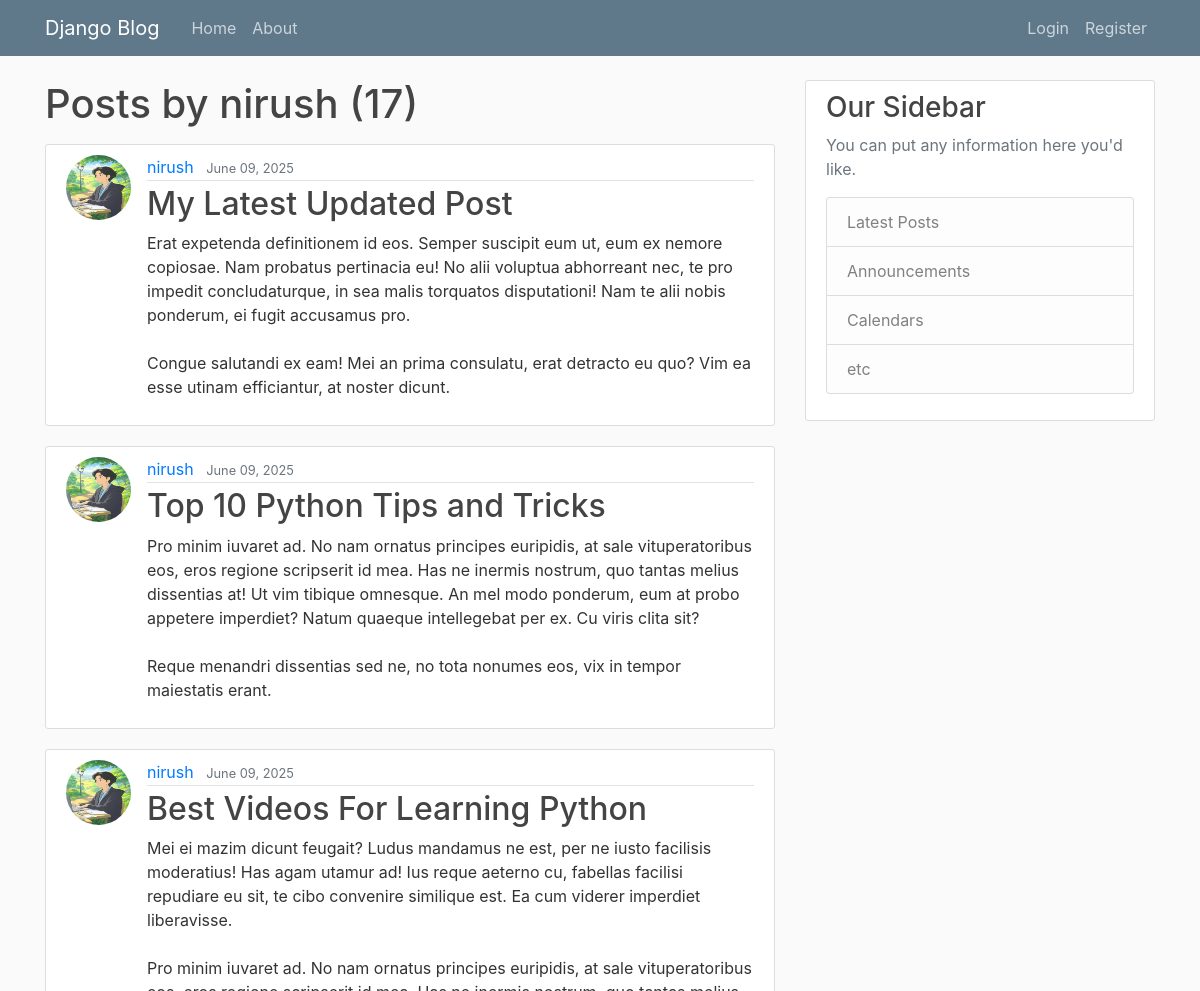
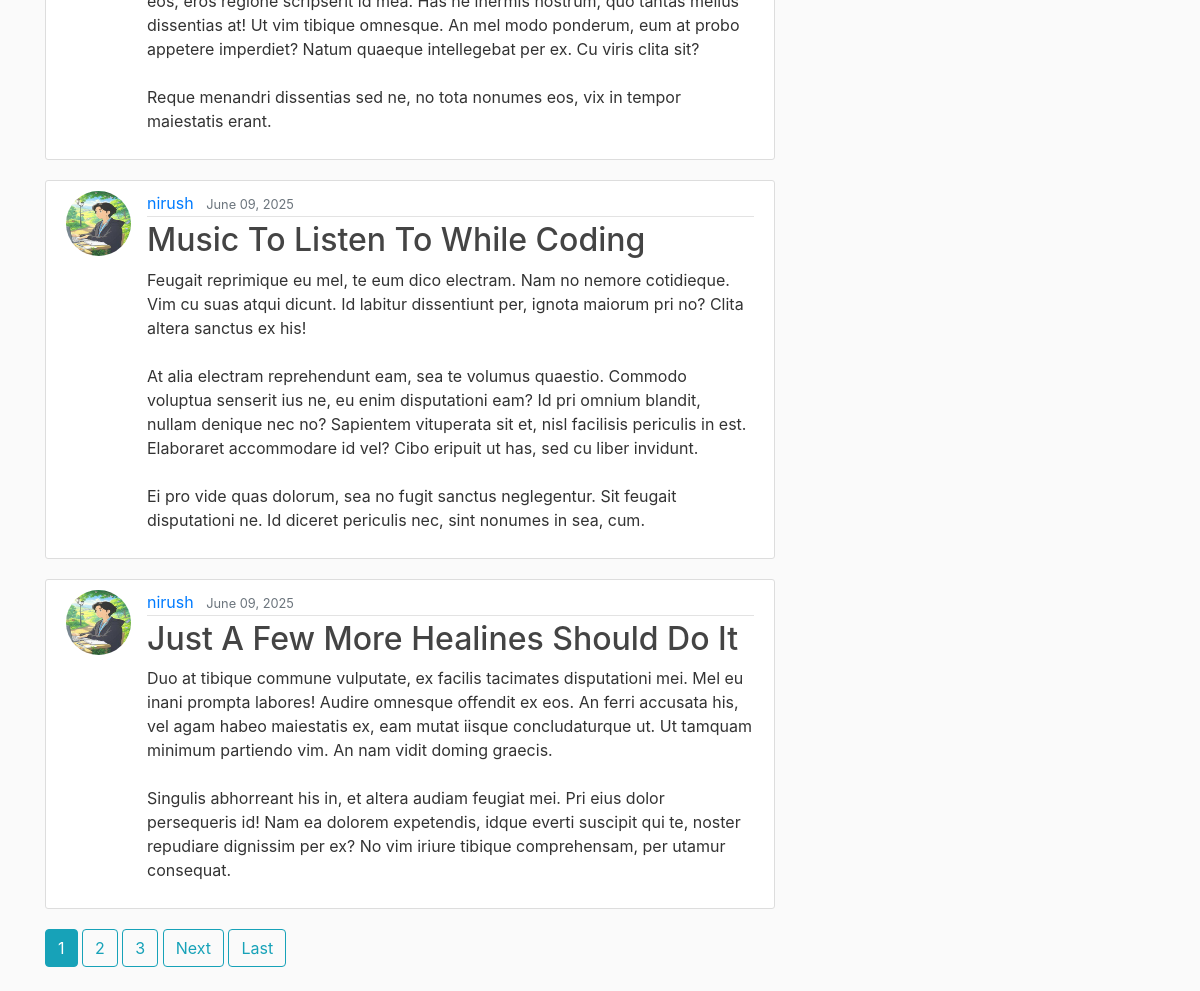
Page /user/nirush/ on the committed database (2 pictures, top to bottom).
### blog/models.py (models this page shows, shortened)
class Post(models.Model):
    title = models.CharField(max_length=100)
    content = models.TextField()
    date_posted = models.DateTimeField(default=timezone.now)
    author = models.ForeignKey(User, on_delete=models.CASCADE)

### users/models.py (models this page shows, shortened)
class Profile(models.Model):
    user = models.OneToOneField(User, on_delete=models.CASCADE)
    image = models.ImageField(default='profile_pics/default.jpg', upload_to='profile_pics')

### blog/views.py (the view)
# urls.py: path('user/<str:username>/', UserPostListView.as_view(), name='user-posts'),
class UserPostListView(ListView):
    model = Post
    template_name = 'blog/user_posts.html'
    context_object_name = 'posts'
    paginate_by = 5
    def get_queryset(self):
        user = get_object_or_404(User, username=self.kwargs.get('username'))
        return Post.objects.filter(author=user).order_by('-date_posted')

### blog/templates/blog/user_posts.html (shortened to what this page needs)
{% extends "blog/base.html" %}
{% block content %}
<h1 class="mb-3">Posts by {{ view.kwargs.username }} ({{ page_obj.paginator.count }}) </h1>
  {% for post in posts %}
    <article class="media content-section">
      <img class="rounded-circle article-img" src="{{ post.author.profile.image.url }}" alt="">
      <div class="media-body">
        <div class="article-metadata">
          <a class="mr-2" href="{% url 'user-posts' post.author.username %}">{{ post.author }}</a>
          <small class="text-muted">{{ post.date_posted|date:"F d, Y" }}</small>
        </div>
        <h2><a class="article-title" href="{% url 'post-detail' post.id %}">{{ post.title }}</a></h2>
        <p class="article-content">{{ post.content }}</p>
      </div>
    </article>
  {% endfor %}
  {% if is_paginated %}
    {% for num in page_obj.paginator.page_range %}
      {% if page_obj.number == num %}
        <a class="btn btn-info mb-4" href="?page={{ num }}">{{ num }}</a>
      {% else %}
        {% if num > page_obj.number|add:'-2' and num < page_obj.number|add:'3' %}
          <a class="btn btn-outline-info mb-4" href="?page={{ num }}">{{ num }}</a>
        {% endif %}
      {% endif %}
    {% endfor %}
    {% if page_obj.has_next %}
      <a class="btn btn-outline-info mb-4" href="?page={{ page_obj.next_page_number }}">Next</a>
      <a class="btn btn-outline-info mb-4" href="?page={{ page_obj.paginator.num_pages }}">Last</a>
    {% endif %}
  {% endif %}
{% endblock content %}

### blog/templates/blog/base.html (shortened to what this page needs)
{% load static %}
<!DOCTYPE html>
<html lang="en">
  <head>
    <link
      rel="stylesheet"
      href="https://cdn.jsdelivr.net/npm/bootstrap@4.0.0/dist/css/bootstrap.min.css"
    />
    <link rel="stylesheet" href="{% static 'blog/main.css' %}" />
  </head>
  <body>
    <header class="site-header">
      <nav class="navbar navbar-expand-md navbar-dark bg-steel fixed-top">
        <div class="container">
          <a class="navbar-brand mr-4" href="/">Django Blog</a>
          <div class="collapse navbar-collapse" id="navbarToggle">
            <div class="navbar-nav mr-auto">
              <a class="nav-item nav-link" href="{% url 'blog-home' %}">Home</a>
              <a class="nav-item nav-link" href="{% url 'blog-about' %}" >About</a>
            </div>
            <div class="navbar-nav">
              {% if user.is_authenticated %}
                <a class="nav-item nav-link" href="{% url 'post-create' %}">New Post</a>
                <a class="nav-item nav-link" href="{% url 'profile' %}">Profile</a>
                <form method="POST" action="{% url 'logout' %}" style="display:inline;">
                  {% csrf_token %}
                  <button type="submit" class="nav-item nav-link btn btn-link" >Logout</button>
                </form>
              {% else %}
                <a class="nav-item nav-link" href="{% url 'login' %}">Login</a>
                <a class="nav-item nav-link" href="{% url 'register' %}">Register</a>
              {% endif %}
            </div>
          </div>
        </div>
      </nav>
    </header>
    <main role="main" class="container">
  <div class="row">
    <div class="col-md-8">
      {% block content %}{% endblock %}
    </div>
    <div class="col-md-4">
      <div class="content-section">
        <h3>Our Sidebar</h3>
        <p class='text-muted'>You can put any information here you'd like.
          <ul class="list-group">
            <li class="list-group-item list-group-item-light">Latest Posts</li>
            <li class="list-group-item list-group-item-light">Announcements</li>
            <li class="list-group-item list-group-item-light">Calendars</li>
            <li class="list-group-item list-group-item-light">etc</li>
          </ul>
        </p>
      </div>
    </div>
  </div>
</main>
  </body>
</html>

### blog/static/blog/main.css (style rules this page uses)
body { background: #fafafa; color: #333333; margin-top: 5rem; }
h1, h2, h3, h4, h5, h6 { color: #444444; }
ul { margin: 0; }
.bg-steel { background-color: #5f788a; }
.site-header .navbar-nav .nav-link { color: #cbd5db; }
.content-section { background: #ffffff; padding: 10px 20px; border: 1px solid #dddddd; border-radius: 3px; margin-bottom: 20px; }
.article-title { color: #444444; }
.article-content { white-space: pre-line; }
.article-img { height: 65px; width: 65px; margin-right: 16px; }
.article-metadata { padding-bottom: 1px; margin-bottom: 4px; border-bottom: 1px solid #e3e3e3 }

### rows in the picture
Post: author.profile.image (picture), author "nirush", date_posted "June 09, 2025", title "My Latest Updated Post", content "Erat expetenda definitionem id eos. Semper suscipit eum ut, eum ex nemore copiosae. Nam probatus pertinacia eu! No alii voluptua abhorreant nec, te pro impedit concludaturque, in sea malis torquatos disputationi! Nam te alii nobis ponderum, ei fugit accusamus pro. Congue salutandi ex eam! Mei an prima consulatu, erat detracto eu quo? Vim ea esse utinam efficiantur, at noster dicunt."
Post: author.profile.image (picture), author "nirush", date_posted "June 09, 2025", title "Top 10 Python Tips and Tricks", content "Pro minim iuvaret ad. No nam ornatus principes euripidis, at sale vituperatoribus eos, eros regione scripserit id mea. Has ne inermis nostrum, quo tantas melius dissentias at! Ut vim tibique omnesque. An mel modo ponderum, eum at probo appetere imperdiet? Natum quaeque intellegebat per ex. Cu viris clita sit? Reque menandri dissentias sed ne, no tota nonumes eos, vix in tempor maiestatis erant."
Post: author.profile.image (picture), author "nirush", date_posted "June 09, 2025", title "Best Videos For Learning Python", content "Mei ei mazim dicunt feugait? Ludus mandamus ne est, per ne iusto facilisis moderatius! Has agam utamur ad! Ius reque aeterno cu, fabellas facilisi repudiare eu sit, te cibo convenire similique est. Ea cum viderer imperdiet liberavisse. Pro minim iuvaret ad. No nam ornatus principes euripidis, at sale vituperatoribus eos, eros regione scripserit id mea. Has ne inermis nostrum, quo tantas melius dissentias at! Ut vim tibique omnesque. An mel modo ponderum, eum at probo appetere imperdiet? Natum quaeque intellegebat per ex. Cu viris clita sit? Reque menandri dissentias sed ne, no tota nonumes eos, vix in tempor maiestatis erant."
Post: author.profile.image (picture), author "nirush", date_posted "June 09, 2025", title "Music To Listen To While Coding", content "Feugait reprimique eu mel, te eum dico electram. Nam no nemore cotidieque. Vim cu suas atqui dicunt. Id labitur dissentiunt per, ignota maiorum pri no? Clita altera sanctus ex his! At alia electram reprehendunt eam, sea te volumus quaestio. Commodo voluptua senserit ius ne, eu enim disputationi eam? Id pri omnium blandit, nullam denique nec no? Sapientem vituperata sit et, nisl facilisis periculis in est. Elaboraret accommodare id vel? Cibo eripuit ut has, sed cu liber invidunt. Ei pro vide quas dolorum, sea no fugit sanctus neglegentur. Sit feugait disputationi ne. Id diceret periculis nec, sint nonumes in sea, cum."
Post: author.profile.image (picture), author "nirush", date_posted "June 09, 2025", title "Just A Few More Healines Should Do It", content "Duo at tibique commune vulputate, ex facilis tacimates disputationi mei. Mel eu inani prompta labores! Audire omnesque offendit ex eos. An ferri accusata his, vel agam habeo maiestatis ex, eam mutat iisque concludaturque ut. Ut tamquam minimum partiendo vim. An nam vidit doming graecis. Singulis abhorreant his in, et altera audiam feugiat mei. Pri eius dolor persequeris id! Nam ea dolorem expetendis, idque everti suscipit qui te, noster repudiare dignissim per ex? No vim iriure tibique comprehensam, per utamur consequat."

### other values in the picture
{{ view.kwargs.username }} "nirush"
{{ page_obj.paginator.count }} "17"
{{ num }} "1"
{{ num }} "2" "3"
